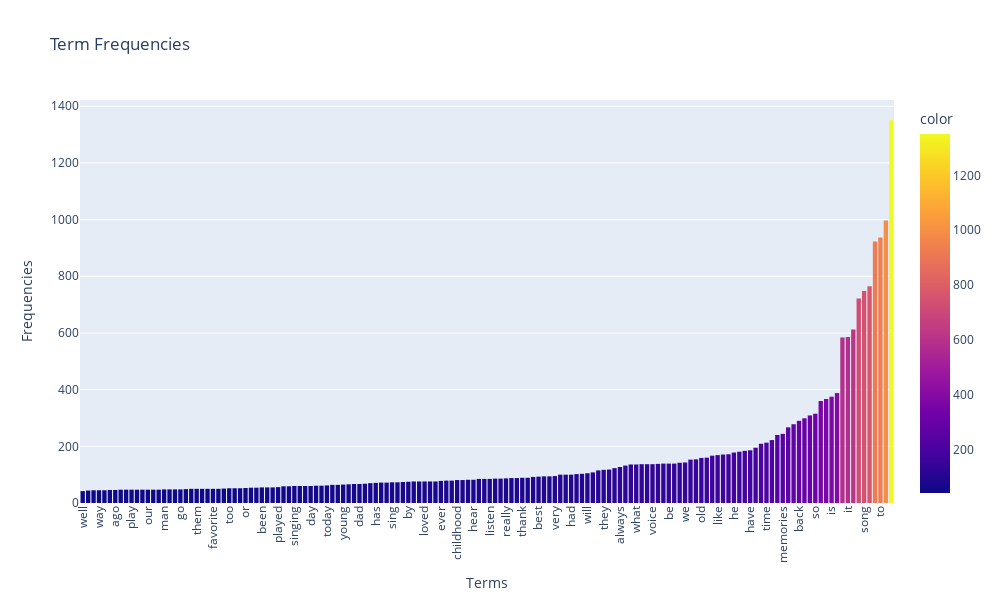

The code cell stored with this chart in its notebook:
### Markdown cell above
(1)-2 Using plotly to plot top terms frequency document

### Code cell
import plotly.express as px
import numpy as np

term_frequencies = np.asarray(data_counts.sum(axis=0))[0]
terms = count_vect.get_feature_names_out()

# Extract the top 150 frequency terms
idx = np.argsort(term_frequencies)[-150:]
top_terms = terms[idx]
top_freq = term_frequencies[idx]

# Plot the figure with 'plotly'
plot = px.bar(x=top_terms, y=top_freq, labels={'x':'Terms', 'y':'Frequencies'},
             title=f'Term Frequencies',
             color=top_freq,  
             color_continuous_scale='Plasma')

# Arrange the x-axis
plot.update_layout(xaxis_tickangle=-90, width=1000, height=600)

# Modify the distances between bars and the width of the bar
plot.update_traces(marker_line_width=0, width=0.8)

# Show the plot
plot.show()

### Figure 1 — Plotly figure (JSON) as saved in the notebook; plotly's stock layout.template omitted (floating-point values rounded to 4 significant figures; data arrays with more than 128 entries replaced by an {"elided": "..."} marker saying what was removed)
{"data": [{"alignmentgroup": "True", "hovertemplate": "Terms=%{x}<br>Frequencies=%{y}<br>color=%{marker.color}<extra></extra>", "legendgroup": "", "marker": {"color": {"elided": "150 int values"}, "coloraxis": "coloraxis", "line": {"width": 0}, "pattern": {"shape": ""}}, "name": "", "offsetgroup": "", "orientation": "v", "showlegend": false, "textposition": "auto", "type": "bar", "width": 0.8, "x": {"elided": "150 str values"}, "xaxis": "x", "y": {"elided": "150 int values"}, "yaxis": "y"}], "layout": {"barmode": "relative", "coloraxis": {"colorbar": {"title": {"text": "color"}}, "colorscale": [[0, "#0d0887"], [0.1111, "#46039f"], [0.2222, "#7201a8"], [0.3333, "#9c179e"], [0.4444, "#bd3786"], [0.5556, "#d8576b"], [0.6667, "#ed7953"], [0.7778, "#fb9f3a"], [0.8889, "#fdca26"], [1, "#f0f921"]]}, "height": 600, "legend": {"tracegroupgap": 0}, "title": {"text": "Term Frequencies"}, "width": 1000, "xaxis": {"anchor": "y", "autorange": true, "domain": [0, 1], "range": [-0.5, 149.5], "tickangle": -90, "title": {"text": "Terms"}, "type": "category"}, "yaxis": {"anchor": "x", "autorange": true, "domain": [0, 1], "range": [0, 1422.0], "title": {"text": "Frequencies"}, "type": "linear"}}}
